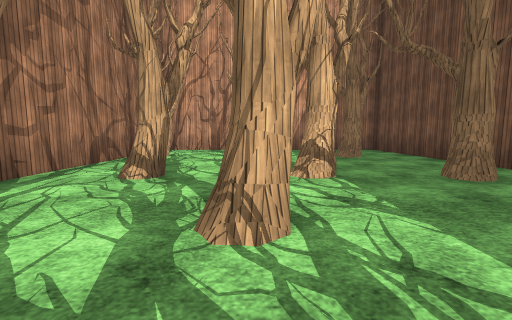
[1] (above)

16 first-person views from a walk through a scene from a Unity 3-D project. The camera is 1.2 m above the floor, tilts 6° down and sees 90° across. The floor is counted in squares, 2 m on a side. Each view is taken from the middle of a square. On the plan, view 1 faces up. The plan holds only what a view shows up to about 9 squares ahead; the rest is blank. The place goes on beyond the plan. The player is left out. Surface patterns are stand-ins for the level's own textures.

[2]
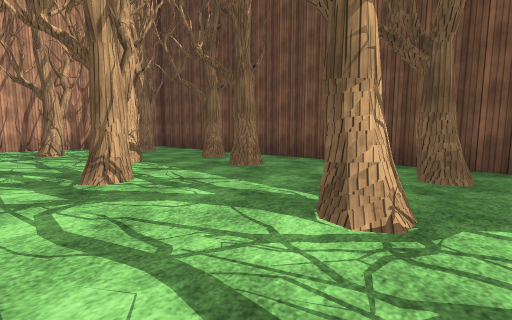

[3]
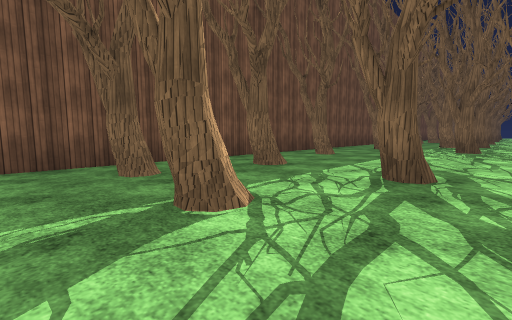

[4]
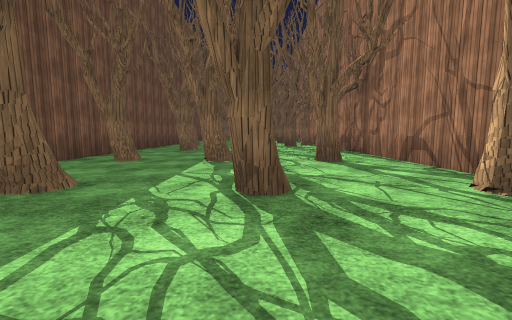

[5]
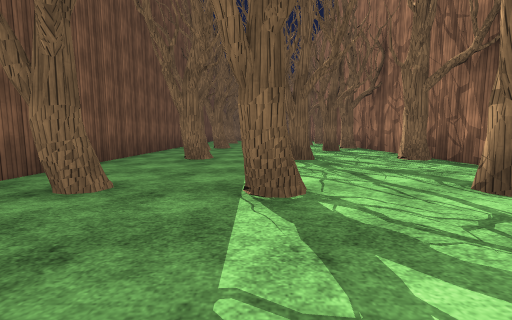

[6]
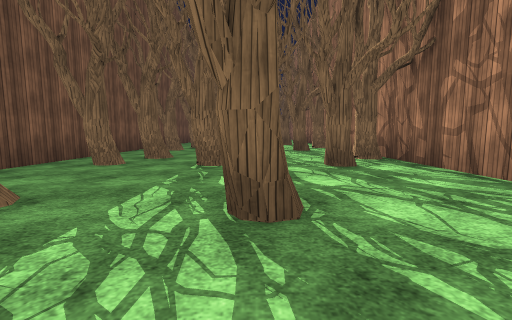

[7]
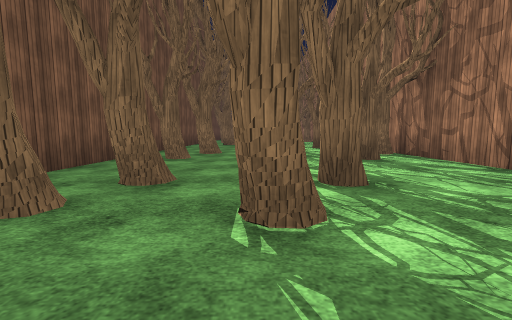

[8]
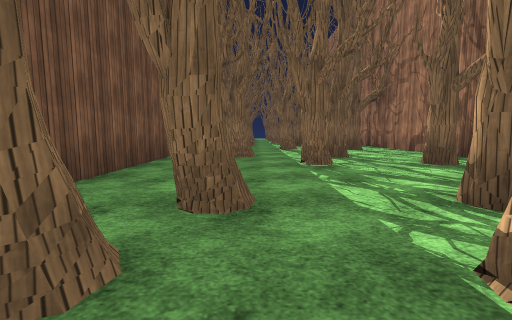

[9]
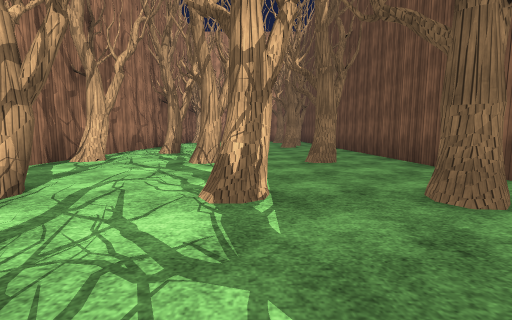

[10]
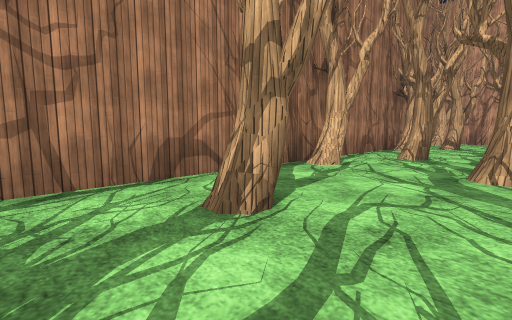

[11]
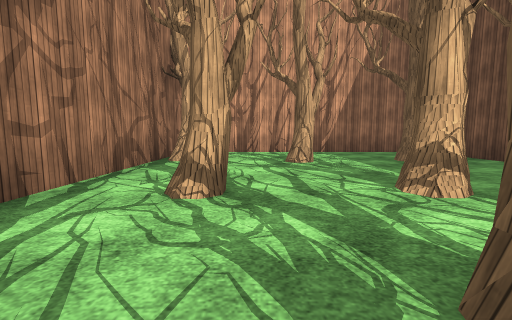

[12]
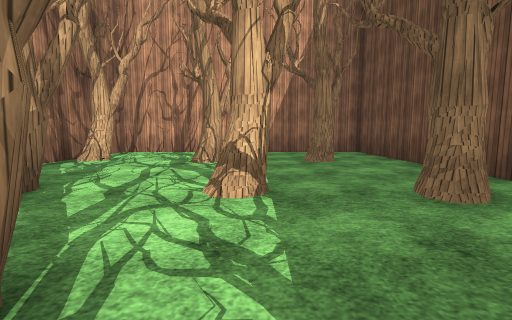

[13]
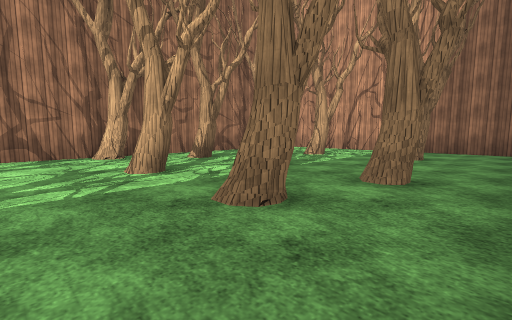

[14]
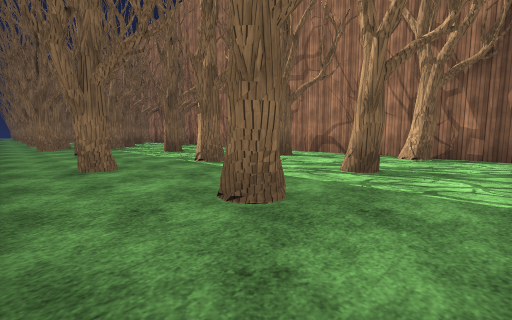

[15]
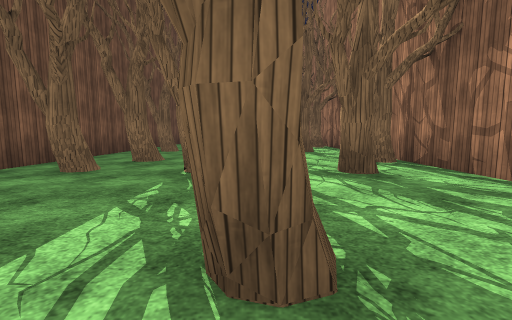

[16]
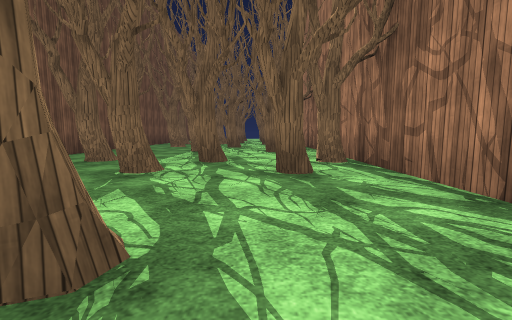

### Floor plan
Key: @ floor where view 1 was taken; # wall or solid block; . floor; T thing the floor can be seen under or through.
Columns run from 4 left of view 1 to 5 right of it. Each row starts with its distance up from view 1.
 10 ##########
  9 #........#
  8 #........#
  7 ##..#....#
  6 #.....#..#
  5 #........#
  4 #.#..#.#.#
  3 #........#
  2 ##..#.#..#
  1 #........#
  0 #...@....#
 -1 #.#..#.#.#
 -2 #........#
 -3 ##.......#
 -4 #...#.#..#
 -5 #........#
 -6 #........#
 -7 #.#....#.#
 -8 #........#
 -9 ##.......#
-10 ##..#.#..#
-11 #........#
-12 #........#
-13 #.#..T.#.#
-14 ##..#.T..#
-15 #........#
-16 #........#
-17 #.#..#.#.#
-18 ##..#....#
-19 #.....#..#
-20 #........#
-21 #........#

Positions as (right, up) in squares from view 1, and headings:
1: (0, 0), facing up
2: (-1, -2), facing up-right
3: (-1, 0), facing down-right
4: (0, -1), facing down
5: (1, -4), facing down
6: (0, -8), facing down
7: (1, -11), facing down
8: (2, -12), facing down
9: (1, -9), facing up
10: (0, -8), facing up-left
11: (-1, 1), facing up
12: (1, 1), facing up
13: (4, 0), facing up-left
14: (4, -2), facing down-left
15: (0, -13), facing down
16: (-1, -13), facing down
